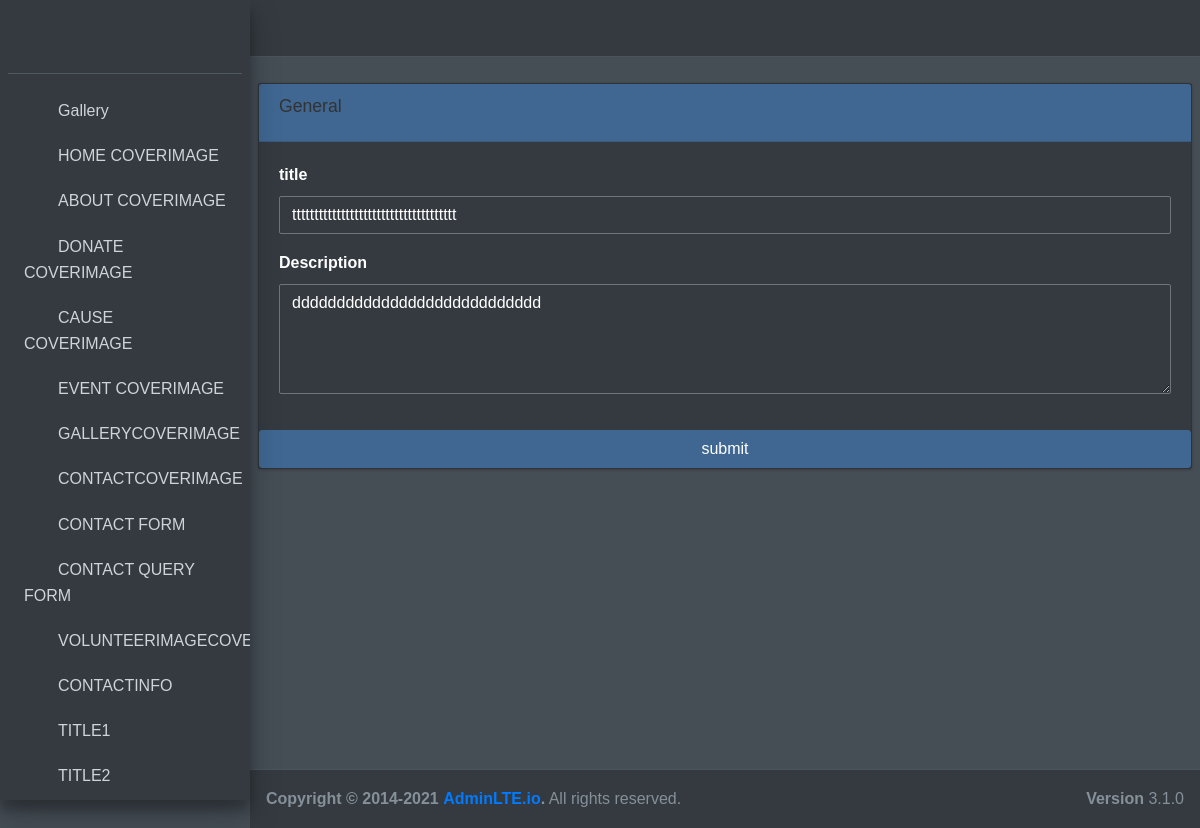
/myadmin/titupdat2/3, run on the app's committed database.
### ngoapp/models.py (models this page shows, shortened)
class heading2(models.Model):
    title = models.CharField(max_length=100,blank=False)
    description = models.TextField(max_length=800,blank=False)

### myadmin/views.py (the view)
# urls.py: path('titupdat2/<int:id>',views.titleupdat2,name='titupdat2'),#update
def titleupdat2(request,id):
    hddata2 = heading2.objects.get(id=id)
    context = {'hde': hddata2}
    if request.method == 'POST':
        titlex=request.POST['title']
        descriptionx=request.POST['description']
        hddata=heading2(id=id,title=titlex,description=descriptionx)
        hddata.save()
        return redirect('title2')
    else:
        return render(request,'adminhd2/uptitle2.html',context)

### template/adminhd2/uptitle2.html (shortened to what this page needs)
{%extends "adminbase.html"%}{% load static %}
{%block content %}
  <div class="content-wrapper">
    <section class="content">
     <div class="row">
       <div class="col-md-12">
         <div class="card card-primary">
           <div class="card-header">
             <h3 class="card-title">General</h3>
             <div class="card-tools">
               <button type="button" class="btn btn-tool" data-card-widget="collapse" title="Collapse">
                 <i class="fas fa-minus"></i>
               </button>
             </div>
           </div>
           <div class="card-body">
                <form action="" method="POST" >
             <div class="form-group">
               <label for="inputName">title</label>
               <input type="text" id="inputName" name="title" value="{{hde.title}}"class="form-control">
                            </div>
               <div class="form-group">
                 <label for="inputDescription"> Description</label>
                 <textarea id="inputDescription" name="description"  class="form-control" rows="4">{{hde.description}}</textarea>
               </div>
             </div>
             <button type="submit" class="btn btn-primary">submit</button>
           </div>
         </div>
       </div>
       </div>
        </div>
        {%endblock%}

### data on the page
heading2: title "ttttttttttttttttttttttttttttttttttttt", description "dddddddddddddddddddddddddddd"
